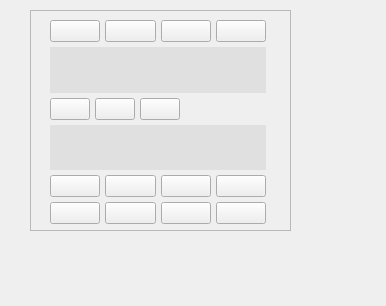
<?xml version="1.0" encoding="UTF-8"?>
<ui version="4.0">
 <class>ItemTool_BorderPanel</class>
 <widget class="QWidget" name="ItemTool_BorderPanel">
  <property name="geometry">
   <rect>
    <x>0</x>
    <y>0</y>
    <width>386</width>
    <height>306</height>
   </rect>
  </property>
  <property name="windowTitle">
   <string>Form</string>
  </property>
  <widget class="QWidget" name="horizontalLayoutWidget">
   <property name="geometry">
    <rect>
     <x>30</x>
     <y>10</y>
     <width>261</width>
     <height>221</height>
    </rect>
   </property>
   <layout class="QHBoxLayout" name="horizontalLayout">
    <item>
     <widget class="Frame_1" name="frame_border">
      <property name="frameShape">
       <enum>QFrame::StyledPanel</enum>
      </property>
      <property name="frameShadow">
       <enum>QFrame::Raised</enum>
      </property>
      <widget class="QWidget" name="verticalLayoutWidget">
       <property name="geometry">
        <rect>
         <x>20</x>
         <y>10</y>
         <width>216</width>
         <height>204</height>
        </rect>
       </property>
       <layout class="QVBoxLayout" name="verticalLayout" stretch="0,0,0,0,1">
        <property name="spacing">
         <number>5</number>
        </property>
        <item>
         <layout class="QHBoxLayout" name="horizontalLayout_2">
          <item>
           <widget class="DB_CustomPushButton_12" name="pBorderSize1">
            <property name="text">
             <string/>
            </property>
            <property name="checkable">
             <bool>true</bool>
            </property>
           </widget>
          </item>
          <item>
           <widget class="DB_CustomPushButton_12" name="pBorderSize2">
            <property name="text">
             <string/>
            </property>
            <property name="checkable">
             <bool>true</bool>
            </property>
           </widget>
          </item>
          <item>
           <widget class="DB_CustomPushButton_12" name="pBorderSize3">
            <property name="text">
             <string/>
            </property>
            <property name="checkable">
             <bool>true</bool>
            </property>
           </widget>
          </item>
          <item>
           <widget class="DB_CustomPushButton_12" name="pBorderSize4">
            <property name="text">
             <string/>
            </property>
            <property name="checkable">
             <bool>true</bool>
            </property>
           </widget>
          </item>
         </layout>
        </item>
        <item>
         <widget class="QLabel" name="label_line">
          <property name="styleSheet">
           <string notr="true">QLabel{
background-color: rgb(224, 224, 224);
}</string>
          </property>
          <property name="text">
           <string/>
          </property>
         </widget>
        </item>
        <item>
         <layout class="QHBoxLayout" name="horizontalLayout_3">
          <property name="leftMargin">
           <number>0</number>
          </property>
          <item>
           <widget class="PushButton_9" name="pBorderFullLine">
            <property name="text">
             <string/>
            </property>
            <property name="checkable">
             <bool>true</bool>
            </property>
           </widget>
          </item>
          <item>
           <widget class="PushButton_9" name="pBorderPointLine">
            <property name="text">
             <string/>
            </property>
            <property name="checkable">
             <bool>true</bool>
            </property>
           </widget>
          </item>
          <item>
           <widget class="PushButton_9" name="pBorderDottedLine">
            <property name="text">
             <string/>
            </property>
            <property name="checkable">
             <bool>true</bool>
            </property>
           </widget>
          </item>
          <item>
           <spacer name="horizontalSpacer">
            <property name="orientation">
             <enum>Qt::Horizontal</enum>
            </property>
            <property name="sizeHint" stdset="0">
             <size>
              <width>40</width>
              <height>20</height>
             </size>
            </property>
           </spacer>
          </item>
         </layout>
        </item>
        <item>
         <widget class="QLabel" name="label_line_2">
          <property name="styleSheet">
           <string notr="true">QLabel{
background-color: rgb(224, 224, 224);
}</string>
          </property>
          <property name="text">
           <string/>
          </property>
         </widget>
        </item>
        <item>
         <layout class="QGridLayout" name="gridLayout">
          <property name="spacing">
           <number>5</number>
          </property>
          <item row="0" column="0">
           <widget class="DB_CustomPushButton_13" name="pBorderColor1">
            <property name="text">
             <string/>
            </property>
            <property name="checkable">
             <bool>true</bool>
            </property>
           </widget>
          </item>
          <item row="0" column="2">
           <widget class="DB_CustomPushButton_13" name="pBorderColor3">
            <property name="text">
             <string/>
            </property>
            <property name="checkable">
             <bool>true</bool>
            </property>
           </widget>
          </item>
          <item row="0" column="3">
           <widget class="DB_CustomPushButton_13" name="pBorderColor4">
            <property name="text">
             <string/>
            </property>
            <property name="checkable">
             <bool>true</bool>
            </property>
           </widget>
          </item>
          <item row="0" column="1">
           <widget class="DB_CustomPushButton_13" name="pBorderColor2">
            <property name="text">
             <string/>
            </property>
            <property name="checkable">
             <bool>true</bool>
            </property>
           </widget>
          </item>
          <item row="1" column="0">
           <widget class="DB_CustomPushButton_13" name="pBorderColor5">
            <property name="text">
             <string/>
            </property>
            <property name="checkable">
             <bool>true</bool>
            </property>
           </widget>
          </item>
          <item row="1" column="1">
           <widget class="DB_CustomPushButton_13" name="pBorderColor6">
            <property name="text">
             <string/>
            </property>
            <property name="checkable">
             <bool>true</bool>
            </property>
           </widget>
          </item>
          <item row="1" column="2">
           <widget class="DB_CustomPushButton_13" name="pBorderColor7">
            <property name="text">
             <string/>
            </property>
            <property name="checkable">
             <bool>true</bool>
            </property>
           </widget>
          </item>
          <item row="1" column="3">
           <widget class="DB_CustomPushButton_13" name="pBorderColor8">
            <property name="text">
             <string/>
            </property>
            <property name="checkable">
             <bool>true</bool>
            </property>
           </widget>
          </item>
         </layout>
        </item>
       </layout>
      </widget>
     </widget>
    </item>
   </layout>
  </widget>
 </widget>
 <customwidgets>
  <customwidget>
   <class>DB_CustomPushButton_12</class>
   <extends>QPushButton</extends>
   <header>CustomWidget/db_custompushbutton.h</header>
  </customwidget>
  <customwidget>
   <class>DB_CustomPushButton_13</class>
   <extends>QPushButton</extends>
   <header>CustomWidget/db_custompushbutton.h</header>
  </customwidget>
  <customwidget>
   <class>Frame_1</class>
   <extends>QFrame</extends>
   <header>Custom/Frame/frame_1.h</header>
   <container>1</container>
  </customwidget>
  <customwidget>
   <class>PushButton_9</class>
   <extends>QPushButton</extends>
   <header>Custom/PushButton/pushbutton_9.h</header>
  </customwidget>
 </customwidgets>
 <resources/>
 <connections/>
</ui>
